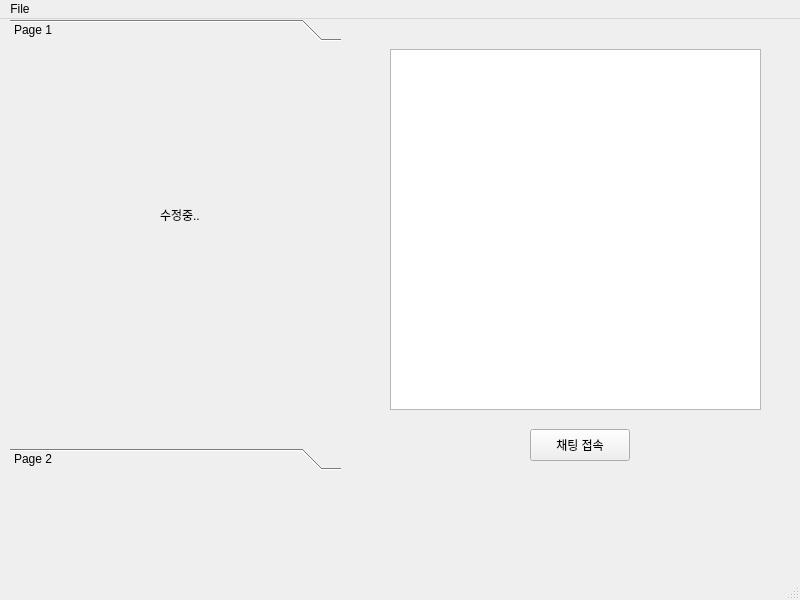
<?xml version="1.0" encoding="UTF-8"?>
<ui version="4.0">
 <class>MainWindow</class>
 <widget class="QMainWindow" name="MainWindow">
  <property name="geometry">
   <rect>
    <x>0</x>
    <y>0</y>
    <width>800</width>
    <height>600</height>
   </rect>
  </property>
  <property name="windowTitle">
   <string>MainWindow</string>
  </property>
  <widget class="QWidget" name="centralwidget">
   <widget class="QToolBox" name="toolBox">
    <property name="geometry">
     <rect>
      <x>10</x>
      <y>0</y>
      <width>331</width>
      <height>451</height>
     </rect>
    </property>
    <property name="currentIndex">
     <number>0</number>
    </property>
    <widget class="QWidget" name="page">
     <property name="geometry">
      <rect>
       <x>0</x>
       <y>0</y>
       <width>331</width>
       <height>383</height>
      </rect>
     </property>
     <attribute name="label">
      <string>Page 1</string>
     </attribute>
     <widget class="QLabel" name="label">
      <property name="geometry">
       <rect>
        <x>150</x>
        <y>160</y>
        <width>58</width>
        <height>16</height>
       </rect>
      </property>
      <property name="text">
       <string>수정중..</string>
      </property>
     </widget>
    </widget>
    <widget class="QWidget" name="page_2">
     <property name="geometry">
      <rect>
       <x>0</x>
       <y>0</y>
       <width>331</width>
       <height>383</height>
      </rect>
     </property>
     <attribute name="label">
      <string>Page 2</string>
     </attribute>
    </widget>
   </widget>
   <widget class="QPushButton" name="pushButton">
    <property name="geometry">
     <rect>
      <x>530</x>
      <y>410</y>
      <width>100</width>
      <height>32</height>
     </rect>
    </property>
    <property name="text">
     <string>채팅 접속</string>
    </property>
   </widget>
   <widget class="QListWidget" name="listWidget">
    <property name="geometry">
     <rect>
      <x>390</x>
      <y>30</y>
      <width>371</width>
      <height>361</height>
     </rect>
    </property>
   </widget>
  </widget>
  <widget class="QMenuBar" name="menubar">
   <property name="geometry">
    <rect>
     <x>0</x>
     <y>0</y>
     <width>800</width>
     <height>37</height>
    </rect>
   </property>
   <widget class="QMenu" name="menuVEDA">
    <property name="title">
     <string>File</string>
    </property>
   </widget>
   <addaction name="menuVEDA"/>
  </widget>
  <widget class="QStatusBar" name="statusbar"/>
 </widget>
 <resources/>
 <connections/>
</ui>
